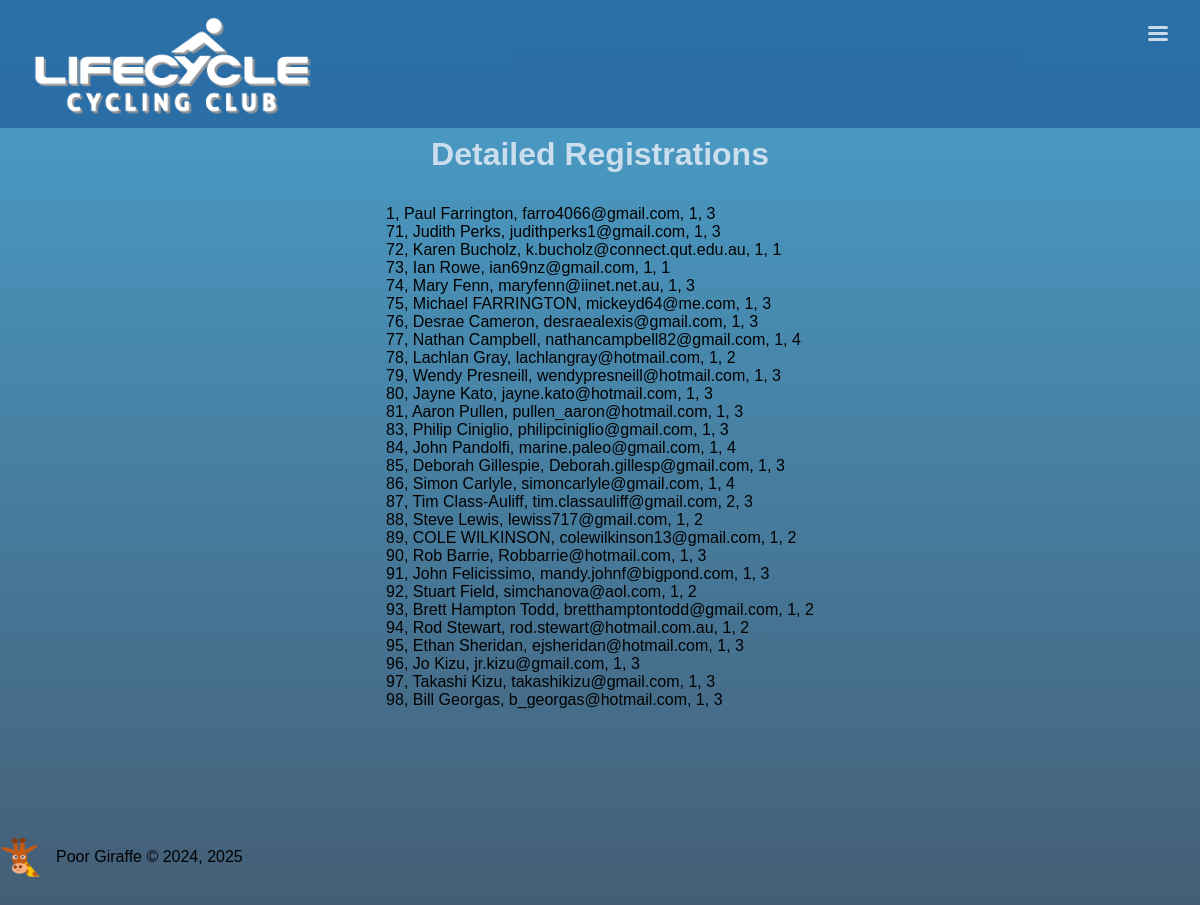
/detail/, run on the app's committed database.
### book/models.py (models this page shows, shortened)
class Registration(models.Model):
	name = models.CharField(max_length=30)
	email = models.EmailField()
	membership = models.ForeignKey(Membership, on_delete=models.CASCADE, null=True)
	status = models.ForeignKey(Status, on_delete=models.CASCADE)
	room = models.ForeignKey(RoomType, on_delete=models.CASCADE)
	notes = models.CharField(max_length=100, blank=True, null=True)
	regdate = models.DateField(auto_now_add = True, blank=True, null=True)

class Status(models.Model):
	status = models.CharField(max_length=20)

class RoomType(models.Model):
	description = models.CharField(max_length=20)
	supplement = models.IntegerField()
	amount = models.DecimalField(max_digits=6, decimal_places=2, blank=True, null=True)
	includes = models.CharField(max_length=200, blank=True, null=True)

### book/views.py (the view)
# urls.py: path('detail/', detailedregistrations, name='detail'),
def detailedregistrations(request):
	registrations = Registration.objects.all().order_by('id')
	context = {
		'registrations': registrations,
	}
	return render(request, 'detailedregistrations.html', context)

### book/template/detailedregistrations.html (shortened to what this page needs)
{% extends 'base.html' %}
{% load static %}
{% block main %}
	<main>
		<h1>Detailed Registrations</h1>
		<div class="comma">
			<ul>
				{% for reg in registrations %}
					<li>{{ reg.id }}, {{ reg.name }}, {{ reg.email }}, {{ reg.status.id }}, {{ reg.room.id }}</li>
				{% endfor %}
			</ul>
		</div>
	</main>
{% endblock %}

### book/static/base_style.css (style rules this page uses)
:root { --clr-background: linear-gradient(hsl(200, 58%, 50%, 0.9), hsl(210, 58%, 20%, 0.8)); --clr-card: hsl(200, 60%, 55%, 0.9); --clr-nav: hsl(208, 60%, 40%, 0.9); --clr-green: hsl(90, 50%, 50%); --clr-red: hsl(0, 90%, 50%); --clr-blue: hsl(208, 90%, 45%, 0.9); --clr-yellow: hsl(70, 90%, 50%, 0.9); --clr-white: hsl(208, 50%, 90%, 0.9); --clr-black: hsl(0, 0%, 10%, 0.8); --clr-shadow: hsl(200, 50%, 100%, 0.5); --clr-border: hsl(0, 0%, 100%); }
*, *::before, *::after { box-sizing: border-box; }
* { margin: 0; padding: 0; }
html { font-size: clamp(14px, 2vw, 16px); }
body { width: 100vw; min-height: 100vh; background: var(--clr-background); font-family: Arial, san-serif, HankenGrotesk; font-weight: 300; }
main { width: 100vw; min-height: 60vh; margin: 8rem auto; display: flex; gap: 0rem; flex-direction: column; align-items: center; justify-content: center; }
h1 { color: var(--clr-white); margin-top: 0.5rem; }
ul { list-style: none; }
@media (min-width: 660px) { body { font-size: 16px; } }
@media (min-width: 660px) { main { width: clamp(400px, 90vw, 812px); min-height: 60vh; margin: 8rem auto; display: flex; gap: 2rem; flex-direction: column; align-items: center; justify-content: center; } }

### data on the page
Registration: id "1", name "Paul Farrington", email "farro4066@gmail.com", status.id "1", room.id "3"
Registration: id "71", name "Judith Perks", email "judithperks1@gmail.com", status.id "1", room.id "3"
Registration: id "72", name "Karen Bucholz", email "k.bucholz@connect.qut.edu.au", status.id "1", room.id "1"
Registration: id "73", name "Ian Rowe", email "ian69nz@gmail.com", status.id "1", room.id "1"
Registration: id "74", name "Mary Fenn", email "maryfenn@iinet.net.au", status.id "1", room.id "3"
Registration: id "75", name "Michael FARRINGTON", email "mickeyd64@me.com", status.id "1", room.id "3"
Registration: id "76", name "Desrae Cameron", email "desraealexis@gmail.com", status.id "1", room.id "3"
Registration: id "77", name "Nathan Campbell", email "nathancampbell82@gmail.com", status.id "1", room.id "4"
Registration: id "78", name "Lachlan Gray", email "lachlangray@hotmail.com", status.id "1", room.id "2"
Registration: id "79", name "Wendy Presneill", email "wendypresneill@hotmail.com", status.id "1", room.id "3"
Registration: id "80", name "Jayne Kato", email "jayne.kato@hotmail.com", status.id "1", room.id "3"
Registration: id "81", name "Aaron Pullen", email "pullen_aaron@hotmail.com", status.id "1", room.id "3"
Registration: id "83", name "Philip Ciniglio", email "philipciniglio@gmail.com", status.id "1", room.id "3"
Registration: id "84", name "John Pandolfi", email "marine.paleo@gmail.com", status.id "1", room.id "4"
Registration: id "85", name "Deborah Gillespie", email "Deborah.gillesp@gmail.com", status.id "1", room.id "3"
Registration: id "86", name "Simon Carlyle", email "simoncarlyle@gmail.com", status.id "1", room.id "4"
Registration: id "87", name "Tim Class-Auliff", email "tim.classauliff@gmail.com", status.id "2", room.id "3"
Registration: id "88", name "Steve Lewis", email "lewiss717@gmail.com", status.id "1", room.id "2"
Registration: id "89", name "COLE WILKINSON", email "colewilkinson13@gmail.com", status.id "1", room.id "2"
Registration: id "90", name "Rob Barrie", email "Robbarrie@hotmail.com", status.id "1", room.id "3"
Registration: id "91", name "John Felicissimo", email "mandy.johnf@bigpond.com", status.id "1", room.id "3"
Registration: id "92", name "Stuart Field", email "simchanova@aol.com", status.id "1", room.id "2"
Registration: id "93", name "Brett Hampton Todd", email "bretthamptontodd@gmail.com", status.id "1", room.id "2"
Registration: id "94", name "Rod Stewart", email "rod.stewart@hotmail.com.au", status.id "1", room.id "2"
Registration: id "95", name "Ethan Sheridan", email "ejsheridan@hotmail.com", status.id "1", room.id "3"
Registration: id "96", name "Jo Kizu", email "jr.kizu@gmail.com", status.id "1", room.id "3"
Registration: id "97", name "Takashi Kizu", email "takashikizu@gmail.com", status.id "1", room.id "3"
Registration: id "98", name "Bill Georgas", email "b_georgas@hotmail.com", status.id "1", room.id "3"
